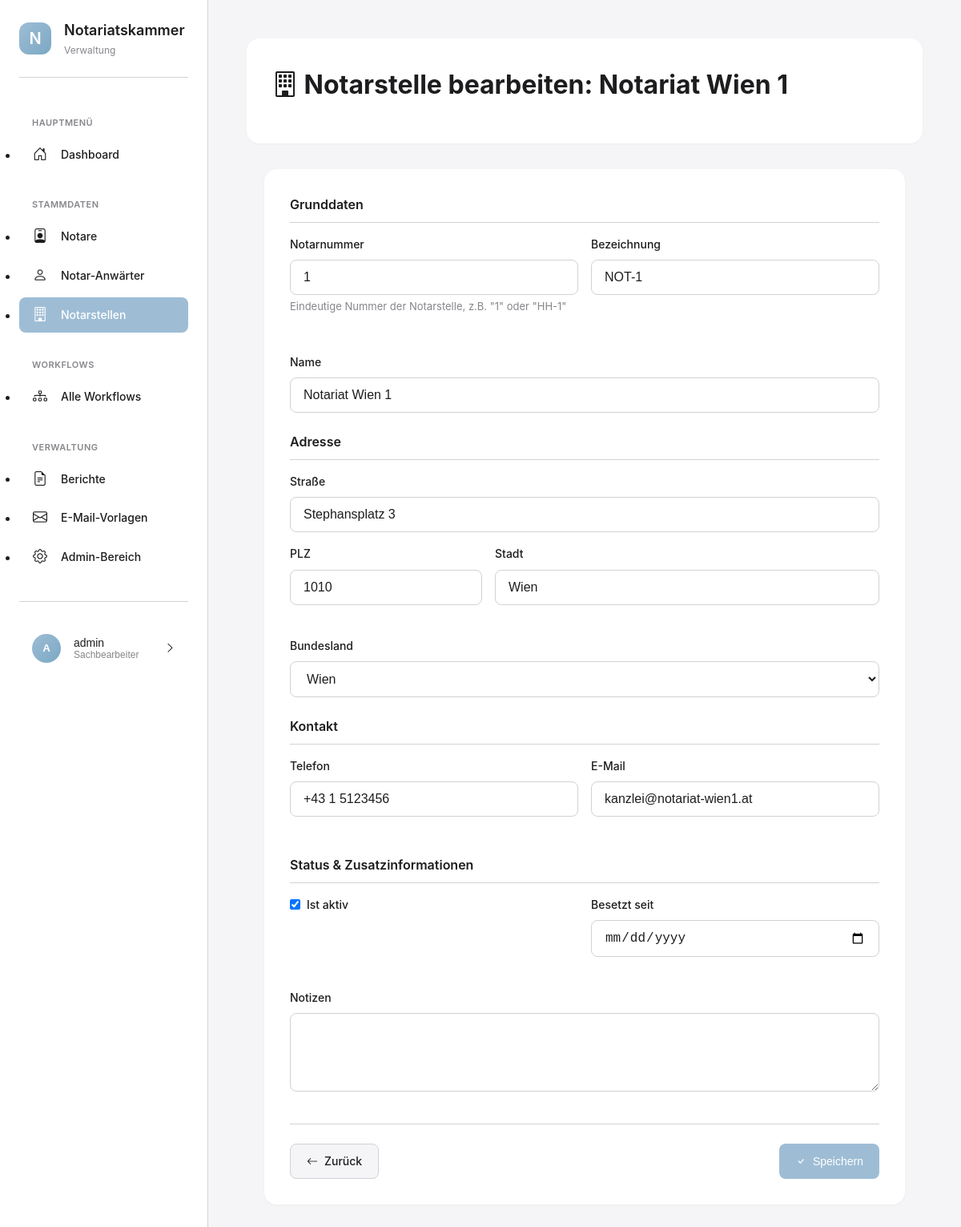
The page /notarstellen/4/bearbeiten/ (signed in) on the database its author committed.
### apps/benutzer/models.py (models this page shows, shortened)
class KammerBenutzer(AbstractUser):
    ROLLEN = [
        ('admin', 'Administrator'),
        ('sachbearbeiter', 'Sachbearbeiter'),
        ('leitung', 'Leitung'),
    ]
    rolle = models.CharField(
        max_length=20,
        choices=ROLLEN,
        default='sachbearbeiter',
        verbose_name='Rolle'
    )
    abteilung = models.CharField(
        max_length=100,
        blank=True,
        verbose_name='Abteilung',
        help_text='z.B. "Zulassungen", "Aufsicht", "Allgemein"'
    )
    telefon = models.CharField(
        max_length=50,
        blank=True,
        verbose_name='Telefon'
    )
    class Meta:
        verbose_name = 'Kammermitarbeiter'
        verbose_name_plural = 'Kammermitarbeiter'
        ordering = ['last_name', 'first_name']

### apps/notarstellen/models.py (models this page shows, shortened)
class Notarstelle(ZeitstempelModel, AktivModel):
    notarnummer = models.CharField(
        max_length=20,
        unique=True,
        verbose_name='Notarnummer',
        help_text='Eindeutige Nummer der Notarstelle, z.B. "1" oder "HH-1"'
    )
    bezeichnung = models.CharField(
        max_length=100,
        verbose_name='Bezeichnung',
        help_text='z.B. "NOT-1" oder "Notariat Hamburg I"'
    )
    name = models.CharField(
        max_length=200,
        verbose_name='Name',
        help_text='Offizieller Name der Notarstelle'
    )
    strasse = models.CharField(
        max_length=200,
        verbose_name='Straße'
    )
    plz = models.CharField(
        max_length=10,
        verbose_name='PLZ'
    )
    stadt = models.CharField(
        max_length=100,
        verbose_name='Stadt'
    )
    bundesland = models.CharField(
        max_length=100,
        blank=True,
        verbose_name='Bundesland'
    )
    telefon = models.CharField(
        max_length=50,
        blank=True,
        verbose_name='Telefon'
    )
    email = models.EmailField(
        blank=True,
        verbose_name='E-Mail'
    )
    besetzt_seit = models.DateField(
        null=True,
        blank=True,
        verbose_name='Besetzt seit',
        help_text='Datum der letzten Besetzung'
    )
    notiz = models.TextField(
        blank=True,
        verbose_name='Notizen',
        help_text='Interne Notizen und Bemerkungen'
    )
    class Meta:
        verbose_name = 'Notarstelle'
        verbose_name_plural = 'Notarstellen'
        ordering = ['notarnummer']
        indexes = [
            models.Index(fields=['notarnummer']),
            models.Index(fields=['ist_aktiv']),
            models.Index(fields=['stadt']),
        ]

### apps/notarstellen/views.py (the view)
# urls.py: path('<int:notarstelle_id>/bearbeiten/', views.notarstelle_bearbeiten_view, name='notarstelle_bearbeiten'),
@login_required
def notarstelle_bearbeiten_view(request, notarstelle_id):
    notarstelle = get_object_or_404(Notarstelle, id=notarstelle_id)
    if request.method == 'POST':
        form = NotarstelleForm(request.POST, instance=notarstelle)
        if form.is_valid():
            notarstelle = form.save()
            messages.success(request, f'Notarstelle "{notarstelle.name}" wurde erfolgreich aktualisiert.')
            return redirect('notarstelle_detail', notarstelle_id=notarstelle.id)
    else:
        form = NotarstelleForm(instance=notarstelle)
    context = {
        'form': form,
        'notarstelle': notarstelle,
        'title': f'Notarstelle bearbeiten: {notarstelle.name}',
        'submit_text': 'Speichern',
    }
    return render(request, 'notarstellen/notarstelle_form.html', context)

### templates/notarstellen/notarstelle_form.html (shortened to what this page needs)
{% extends 'base_modern.html' %}
{% load static %}
{% block content %}
<div class="page-header">
    <div class="page-header-top">
        <div>
            <h1 class="page-title">
                <i class="bi bi-building"></i> {{ title }}
            </h1>
        </div>
    </div>
</div>
<div style="max-width: 800px; margin: 0 auto;">
    <div class="card">
        <div class="card-body">
            <form method="post">
                <h3 style="font-size: 16px; font-weight: 600; margin-bottom: var(--spacing-md); color: var(--text-primary); border-bottom: 1px solid var(--border-color); padding-bottom: var(--spacing-sm);">
                    Grunddaten
                </h3>
                <div style="display: grid; grid-template-columns: 1fr 1fr; gap: var(--spacing-md); margin-bottom: var(--spacing-lg);">
                    <div class="form-group">
                        <label class="form-label">{{ form.notarnummer.label }}</label>
                        {{ form.notarnummer }}
                        {% if form.notarnummer.help_text %}
                        <small style="display: block; margin-top: 4px; font-size: 13px; color: var(--text-secondary);">
                            {{ form.notarnummer.help_text }}
                        </small>
                        {% endif %}
                    </div>
                    <div class="form-group">
                        <label class="form-label">{{ form.bezeichnung.label }}</label>
                        {{ form.bezeichnung }}
                    </div>
                </div>
                <div class="form-group" style="margin-bottom: var(--spacing-lg);">
                    <label class="form-label">{{ form.name.label }}</label>
                    {{ form.name }}
                </div>
                <h3 style="font-size: 16px; font-weight: 600; margin-bottom: var(--spacing-md); color: var(--text-primary); border-bottom: 1px solid var(--border-color); padding-bottom: var(--spacing-sm);">
                    Adresse
                </h3>
                <div class="form-group" style="margin-bottom: var(--spacing-md);">
                    <label class="form-label">{{ form.strasse.label }}</label>
                    {{ form.strasse }}
                </div>
                <div style="display: grid; grid-template-columns: 1fr 2fr; gap: var(--spacing-md); margin-bottom: var(--spacing-md);">
                    <div class="form-group">
                        <label class="form-label">{{ form.plz.label }}</label>
                        {{ form.plz }}
                    </div>
                    <div class="form-group">
                        <label class="form-label">{{ form.stadt.label }}</label>
                        {{ form.stadt }}
                    </div>
                </div>
                <div class="form-group" style="margin-bottom: var(--spacing-lg);">
                    <label class="form-label">{{ form.bundesland.label }}</label>
                    {{ form.bundesland }}
                </div>
                <h3 style="font-size: 16px; font-weight: 600; margin-bottom: var(--spacing-md); color: var(--text-primary); border-bottom: 1px solid var(--border-color); padding-bottom: var(--spacing-sm);">
                    Kontakt
                </h3>
                <div style="display: grid; grid-template-columns: 1fr 1fr; gap: var(--spacing-md); margin-bottom: var(--spacing-lg);">
                    <div class="form-group">
                        <label class="form-label">{{ form.telefon.label }}</label>
                        {{ form.telefon }}
                    </div>
                    <div class="form-group">
                        <label class="form-label">{{ form.email.label }}</label>
                        {{ form.email }}
                    </div>
                </div>
                <h3 style="font-size: 16px; font-weight: 600; margin-bottom: var(--spacing-md); color: var(--text-primary); border-bottom: 1px solid var(--border-color); padding-bottom: var(--spacing-sm);">
                    Status & Zusatzinformationen
                </h3>
                <div style="display: grid; grid-template-columns: 1fr 1fr; gap: var(--spacing-md); margin-bottom: var(--spacing-md);">
                    <div class="form-group">
                        <div class="form-check" style="display: flex; align-items: center; gap: 8px;">
                            {{ form.ist_aktiv }}
                            <label class="form-label" style="margin: 0;">{{ form.ist_aktiv.label }}</label>
                        </div>
                    </div>
                    <div class="form-group">
                        <label class="form-label">{{ form.besetzt_seit.label }}</label>
                        {{ form.besetzt_seit }}
                    </div>
                </div>
                <div class="form-group" style="margin-bottom: var(--spacing-lg);">
                    <label class="form-label">{{ form.notiz.label }}</label>
                    {{ form.notiz }}
                </div>
                <div style="display: flex; justify-content: space-between; gap: var(--spacing-md); margin-top: var(--spacing-xl); padding-top: var(--spacing-lg); border-top: 1px solid var(--border-color);">
                    <a href="{% url 'notarstellen_liste' %}" class="btn btn-secondary">
                        <i class="bi bi-arrow-left"></i> Zurück
                    </a>
                    <button type="submit" class="btn btn-primary">
                        <i class="bi bi-check"></i> {{ submit_text }}
                    </button>
                </div>
            </form>
        </div>
    </div>
</div>
{% endblock %}

### templates/base_modern.html (shortened to what this page needs)
{% load static %}
<!DOCTYPE html>
<html lang="de">
<head>
    <link rel="stylesheet" href="https://cdn.jsdelivr.net/npm/bootstrap-icons@1.11.3/font/bootstrap-icons.min.css">
    <link rel="stylesheet" href="{% static 'css/modern-style.css' %}">
</head>
<body>
    <aside class="sidebar">
        <div class="sidebar-logo">
            <div class="sidebar-logo-icon">
                N
            </div>
            <div class="sidebar-logo-text">
                <h1>Notariatskammer</h1>
                <p>Verwaltung</p>
            </div>
        </div>
        <nav class="sidebar-nav">
            <div class="sidebar-nav-section">
                <div class="sidebar-nav-section-title">Hauptmenü</div>
                <ul>
                    <li class="sidebar-nav-item">
                        <a href="{% url 'dashboard' %}" class="sidebar-nav-link {% if request.resolver_match.url_name == 'dashboard' %}active{% endif %}">
                            <i class="bi bi-house-door"></i>
                            <span>Dashboard</span>
                        </a>
                    </li>
                </ul>
            </div>
            <div class="sidebar-nav-section">
                <div class="sidebar-nav-section-title">Stammdaten</div>
                <ul>
                    <li class="sidebar-nav-item">
                        <a href="{% url 'notare_liste' %}" class="sidebar-nav-link {% if 'notare' in request.path %}active{% endif %}">
                            <i class="bi bi-person-badge"></i>
                            <span>Notare</span>
                        </a>
                    </li>
                    <li class="sidebar-nav-item">
                        <a href="{% url 'anwaerter_liste' %}" class="sidebar-nav-link {% if 'anwaerter' in request.path %}active{% endif %}">
                            <i class="bi bi-person"></i>
                            <span>Notar-Anwärter</span>
                        </a>
                    </li>
                    <li class="sidebar-nav-item">
                        <a href="{% url 'notarstellen_liste' %}" class="sidebar-nav-link {% if 'notarstellen' in request.path %}active{% endif %}">
                            <i class="bi bi-building"></i>
                            <span>Notarstellen</span>
                        </a>
                    </li>
                </ul>
            </div>
            <div class="sidebar-nav-section">
                <div class="sidebar-nav-section-title">Workflows</div>
                <ul>
                    <li class="sidebar-nav-item">
                        <a href="{% url 'workflow_liste' %}" class="sidebar-nav-link {% if 'workflows' in request.path and 'workflow_liste' in request.resolver_match.url_name %}active{% endif %}">
                            <i class="bi bi-diagram-3"></i>
                            <span>Alle Workflows</span>
                        </a>
                    </li>
                </ul>
            </div>
            <div class="sidebar-nav-section">
                <div class="sidebar-nav-section-title">Verwaltung</div>
                <ul>
                    <li class="sidebar-nav-item">
                        <a href="{% url 'berichte_uebersicht' %}" class="sidebar-nav-link {% if 'berichte' in request.path %}active{% endif %}">
                            <i class="bi bi-file-earmark-text"></i>
                            <span>Berichte</span>
                        </a>
                    </li>
                    <li class="sidebar-nav-item">
                        <a href="{% url 'vorlagen_liste' %}" class="sidebar-nav-link {% if 'emails' in request.path %}active{% endif %}">
                            <i class="bi bi-envelope"></i>
                            <span>E-Mail-Vorlagen</span>
                        </a>
                    </li>
                    <li class="sidebar-nav-item">
                        <a href="/admin/" class="sidebar-nav-link">
                            <i class="bi bi-gear"></i>
                            <span>Admin-Bereich</span>
                        </a>
                    </li>
                </ul>
            </div>
        </nav>
        <div class="user-menu">
            <button class="user-menu-button" onclick="toggleUserMenu()">
                <div class="user-avatar">
                    {{ user.first_name.0|default:user.username.0|upper }}
                </div>
                <div class="user-info">
                    <div class="user-name">{{ user.get_full_name|default:user.username }}</div>
                    <div class="user-role">{{ user.get_rolle_display|default:"Benutzer" }}</div>
                </div>
                <i class="bi bi-chevron-right"></i>
            </button>
        </div>
    </aside>
    <main class="main-content">
        {% block content %}{% endblock %}
    </main>
</body>
</html>

### rows shown on the page
KammerBenutzer: first_name.0 "A", get_full_name "admin", rolle "Sachbearbeiter"
Notarstelle: notarnummer "1", bezeichnung "NOT-1", name "Notariat Wien 1", strasse "Stephansplatz 3", plz "1010", stadt "Wien", bundesland "Wien", telefon "+43 1 5123456", email "kanzlei@notariat-wien1.at", ist_aktiv "☑"

### other values the page prints
{{ title }} "Notarstelle bearbeiten: Notariat Wien 1"
{{ submit_text }} "Speichern"
